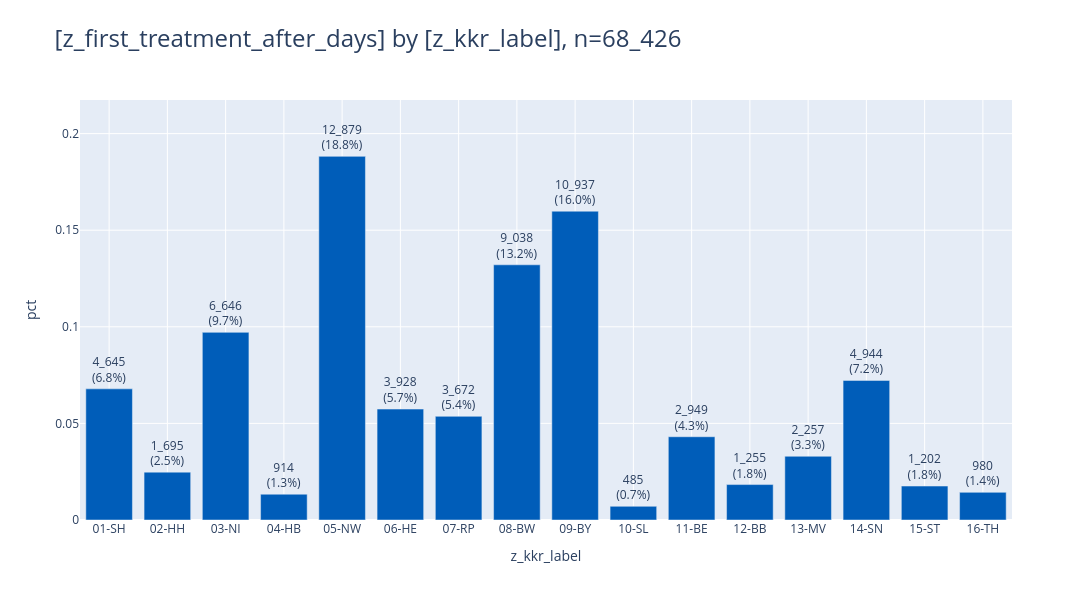

Notebook source saved alongside this figure:
### Markdown cell above
### <a id='toc1_2_1_'></a>[bars](#toc0_)

### Code cell
_ = pls.plot_bars(
    db_delay.to_df().iloc[:,:2],
    # height=400,
    # width=1000,
    # use_ci=True,
    # ci_agg='median',
    # caption="#test lol xde",
    # title="pl",
    # caption_only_n=True,
    # color_palette="D3",
    # color_palette=const.COLOR_BLUE_LIGHT,
    # color_palette="Pastel",
    # sort_values=True,
    # caption=None,
)
# os.getenv("THEME")

### Figure 1 — Plotly figure (JSON) as saved in the notebook; plotly's stock layout.template omitted (floating-point values rounded to 4 significant figures)
{"data": [{"error_y": {"thickness": 5}, "hovertemplate": "z_kkr_label=%{x}<br>pct=%{y}<br>cnt_pct_str=%{text}<extra></extra>", "legendgroup": "01-SH", "marker": {"color": "#005db9", "pattern": {"shape": ""}}, "name": "01-SH", "orientation": "v", "showlegend": true, "text": ["4_645<br>(6.8%)"], "textposition": "outside", "type": "bar", "x": ["01-SH"], "xaxis": "x", "y": [0.06788], "yaxis": "y"}, {"error_y": {"thickness": 5}, "hovertemplate": "z_kkr_label=%{x}<br>pct=%{y}<br>cnt_pct_str=%{text}<extra></extra>", "legendgroup": "02-HH", "marker": {"color": "#005db9", "pattern": {"shape": ""}}, "name": "02-HH", "orientation": "v", "showlegend": true, "text": ["1_695<br>(2.5%)"], "textposition": "outside", "type": "bar", "x": ["02-HH"], "xaxis": "x", "y": [0.02477], "yaxis": "y"}, {"error_y": {"thickness": 5}, "hovertemplate": "z_kkr_label=%{x}<br>pct=%{y}<br>cnt_pct_str=%{text}<extra></extra>", "legendgroup": "03-NI", "marker": {"color": "#005db9", "pattern": {"shape": ""}}, "name": "03-NI", "orientation": "v", "showlegend": true, "text": ["6_646<br>(9.7%)"], "textposition": "outside", "type": "bar", "x": ["03-NI"], "xaxis": "x", "y": [0.09713], "yaxis": "y"}, {"error_y": {"thickness": 5}, "hovertemplate": "z_kkr_label=%{x}<br>pct=%{y}<br>cnt_pct_str=%{text}<extra></extra>", "legendgroup": "04-HB", "marker": {"color": "#005db9", "pattern": {"shape": ""}}, "name": "04-HB", "orientation": "v", "showlegend": true, "text": ["914<br>(1.3%)"], "textposition": "outside", "type": "bar", "x": ["04-HB"], "xaxis": "x", "y": [0.01336], "yaxis": "y"}, {"error_y": {"thickness": 5}, "hovertemplate": "z_kkr_label=%{x}<br>pct=%{y}<br>cnt_pct_str=%{text}<extra></extra>", "legendgroup": "05-NW", "marker": {"color": "#005db9", "pattern": {"shape": ""}}, "name": "05-NW", "orientation": "v", "showlegend": true, "text": ["12_879<br>(18.8%)"], "textposition": "outside", "type": "bar", "x": ["05-NW"], "xaxis": "x", "y": [0.1882], "yaxis": "y"}, {"error_y": {"thickness": 5}, "hovertemplate": "z_kkr_label=%{x}<br>pct=%{y}<br>cnt_pct_str=%{text}<extra></extra>", "legendgroup": "06-HE", "marker": {"color": "#005db9", "pattern": {"shape": ""}}, "name": "06-HE", "orientation": "v", "showlegend": true, "text": ["3_928<br>(5.7%)"], "textposition": "outside", "type": "bar", "x": ["06-HE"], "xaxis": "x", "y": [0.05741], "yaxis": "y"}, {"error_y": {"thickness": 5}, "hovertemplate": "z_kkr_label=%{x}<br>pct=%{y}<br>cnt_pct_str=%{text}<extra></extra>", "legendgroup": "07-RP", "marker": {"color": "#005db9", "pattern": {"shape": ""}}, "name": "07-RP", "orientation": "v", "showlegend": true, "text": ["3_672<br>(5.4%)"], "textposition": "outside", "type": "bar", "x": ["07-RP"], "xaxis": "x", "y": [0.05366], "yaxis": "y"}, {"error_y": {"thickness": 5}, "hovertemplate": "z_kkr_label=%{x}<br>pct=%{y}<br>cnt_pct_str=%{text}<extra></extra>", "legendgroup": "08-BW", "marker": {"color": "#005db9", "pattern": {"shape": ""}}, "name": "08-BW", "orientation": "v", "showlegend": true, "text": ["9_038<br>(13.2%)"], "textposition": "outside", "type": "bar", "x": ["08-BW"], "xaxis": "x", "y": [0.1321], "yaxis": "y"}, {"error_y": {"thickness": 5}, "hovertemplate": "z_kkr_label=%{x}<br>pct=%{y}<br>cnt_pct_str=%{text}<extra></extra>", "legendgroup": "09-BY", "marker": {"color": "#005db9", "pattern": {"shape": ""}}, "name": "09-BY", "orientation": "v", "showlegend": true, "text": ["10_937<br>(16.0%)"], "textposition": "outside", "type": "bar", "x": ["09-BY"], "xaxis": "x", "y": [0.1598], "yaxis": "y"}, {"error_y": {"thickness": 5}, "hovertemplate": "z_kkr_label=%{x}<br>pct=%{y}<br>cnt_pct_str=%{text}<extra></extra>", "legendgroup": "10-SL", "marker": {"color": "#005db9", "pattern": {"shape": ""}}, "name": "10-SL", "orientation": "v", "showlegend": true, "text": ["485<br>(0.7%)"], "textposition": "outside", "type": "bar", "x": ["10-SL"], "xaxis": "x", "y": [0.007088], "yaxis": "y"}, {"error_y": {"thickness": 5}, "hovertemplate": "z_kkr_label=%{x}<br>pct=%{y}<br>cnt_pct_str=%{text}<extra></extra>", "legendgroup": "11-BE", "marker": {"color": "#005db9", "pattern": {"shape": ""}}, "name": "11-BE", "orientation": "v", "showlegend": true, "text": ["2_949<br>(4.3%)"], "textposition": "outside", "type": "bar", "x": ["11-BE"], "xaxis": "x", "y": [0.0431], "yaxis": "y"}, {"error_y": {"thickness": 5}, "hovertemplate": "z_kkr_label=%{x}<br>pct=%{y}<br>cnt_pct_str=%{text}<extra></extra>", "legendgroup": "12-BB", "marker": {"color": "#005db9", "pattern": {"shape": ""}}, "name": "12-BB", "orientation": "v", "showlegend": true, "text": ["1_255<br>(1.8%)"], "textposition": "outside", "type": "bar", "x": ["12-BB"], "xaxis": "x", "y": [0.01834], "yaxis": "y"}, {"error_y": {"thickness": 5}, "hovertemplate": "z_kkr_label=%{x}<br>pct=%{y}<br>cnt_pct_str=%{text}<extra></extra>", "legendgroup": "13-MV", "marker": {"color": "#005db9", "pattern": {"shape": ""}}, "name": "13-MV", "orientation": "v", "showlegend": true, "text": ["2_257<br>(3.3%)"], "textposition": "outside", "type": "bar", "x": ["13-MV"], "xaxis": "x", "y": [0.03298], "yaxis": "y"}, {"error_y": {"thickness": 5}, "hovertemplate": "z_kkr_label=%{x}<br>pct=%{y}<br>cnt_pct_str=%{text}<extra></extra>", "legendgroup": "14-SN", "marker": {"color": "#005db9", "pattern": {"shape": ""}}, "name": "14-SN", "orientation": "v", "showlegend": true, "text": ["4_944<br>(7.2%)"], "textposition": "outside", "type": "bar", "x": ["14-SN"], "xaxis": "x", "y": [0.07225], "yaxis": "y"}, {"error_y": {"thickness": 5}, "hovertemplate": "z_kkr_label=%{x}<br>pct=%{y}<br>cnt_pct_str=%{text}<extra></extra>", "legendgroup": "15-ST", "marker": {"color": "#005db9", "pattern": {"shape": ""}}, "name": "15-ST", "orientation": "v", "showlegend": true, "text": ["1_202<br>(1.8%)"], "textposition": "outside", "type": "bar", "x": ["15-ST"], "xaxis": "x", "y": [0.01757], "yaxis": "y"}, {"error_y": {"thickness": 5}, "hovertemplate": "z_kkr_label=%{x}<br>pct=%{y}<br>cnt_pct_str=%{text}<extra></extra>", "legendgroup": "16-TH", "marker": {"color": "#005db9", "pattern": {"shape": ""}}, "name": "16-TH", "orientation": "v", "showlegend": true, "text": ["980<br>(1.4%)"], "textposition": "outside", "type": "bar", "x": ["16-TH"], "xaxis": "x", "y": [0.01432], "yaxis": "y"}], "layout": {"barmode": "relative", "height": 600, "legend": {"title": {"text": "z_kkr_label"}, "tracegroupgap": 0}, "showlegend": false, "title": {"font": {"size": 24}, "text": "[z_first_treatment_after_days] by [z_kkr_label], n=68_426", "xanchor": "left", "y": 0.95, "yanchor": "top"}, "width": 1600, "xaxis": {"anchor": "y", "categoryarray": ["01-SH", "02-HH", "03-NI", "04-HB", "05-NW", "06-HE", "07-RP", "08-BW", "09-BY", "10-SL", "11-BE", "12-BB", "13-MV", "14-SN", "15-ST", "16-TH"], "categoryorder": "array", "domain": [0, 1], "gridwidth": 1, "showgrid": true, "title": {"text": "z_kkr_label"}}, "yaxis": {"anchor": "x", "domain": [0, 1], "dtick": 0.05, "gridwidth": 1, "range": [0, 0.2174], "showgrid": true, "title": {"text": "pct"}}}}
